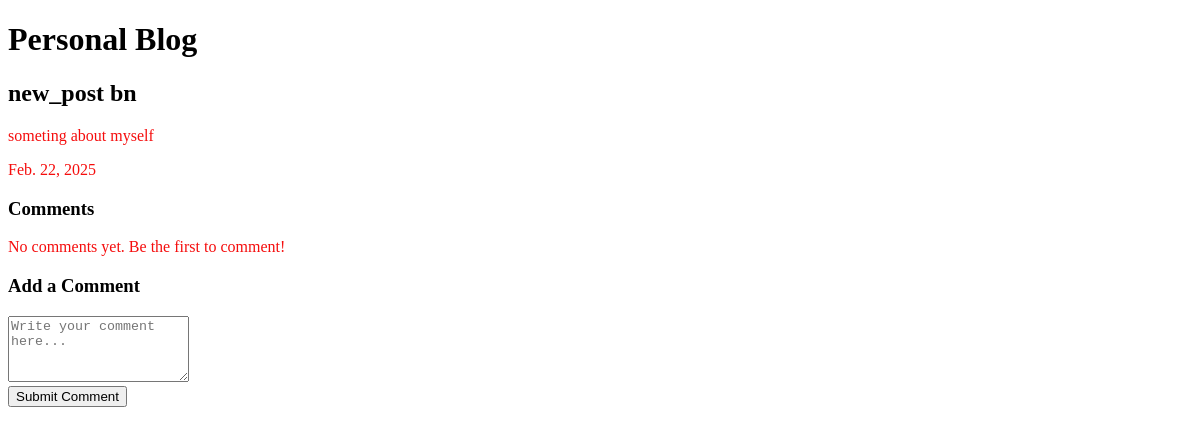
/post_page/2, run on an earlier commit of the app's database.
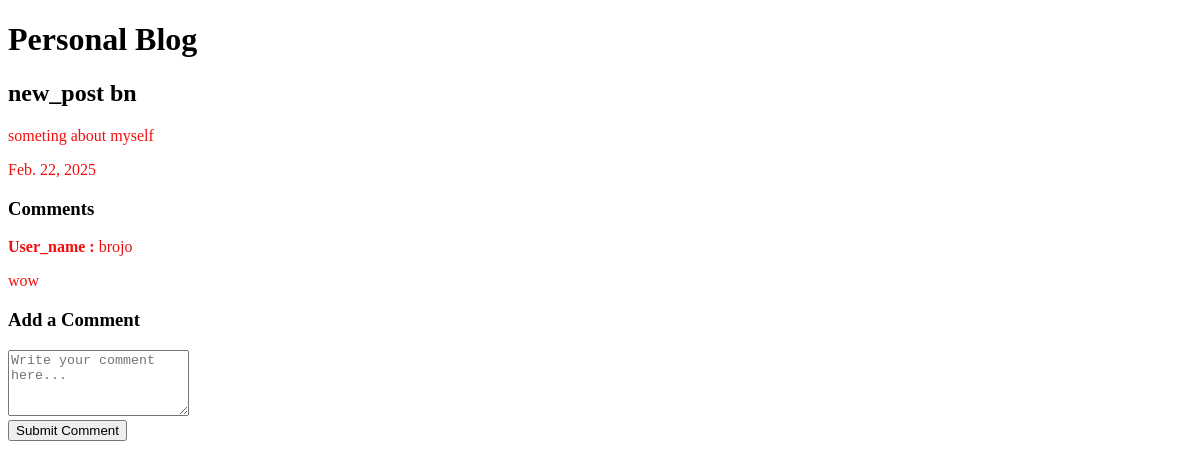
And on a later commit of the database.
### post/models.py (models this page shows)
class comment(models.Model):
    text = models.CharField(max_length=100)
    post= models.ForeignKey(Post,on_delete=models.CASCADE)
    user = models.ForeignKey(User, on_delete=models.CASCADE)

### post/views.py (the view)
# urls.py: path("post_page/<int:id>",post_page_view,name="one-post"),
def post_page_view(request,id):
    print("This massage" , request.method)
    post_data=get_object_or_404(Post,id=id)
    comments = comment.objects.filter(post_id=id).select_related("user")
    context={
        "post":post_data,
        "comments":comments,
    }
    return render(request,"post_page.html",context)

### templates/post_page.html (shortened to what this page needs)
{% extends 'base.html' %}
{% block abcd %}
<header>
    <h1>Personal Blog</h1>
</header>
<div class="article">
    <h2>{{ post.title }}</h2>
    <p>{{ post.content }}</p>
    <p>{{ post.publish_date }}</p>
</div>
<h3>Comments</h3>
{% for text in comments %}
<div class="article">
    <p><strong>User_name :</strong> {{ text.user }}</p>
    <p>{{ text.text }}</p>
</div>
{% empty %}
<p>No comments yet. Be the first to comment!</p>
{% endfor %}
<div class="comment-section">
    <h3>Add a Comment</h3>
    <form action="{% url 'add_comment' post.id %}" method="POST">
        <textarea name="text" placeholder="Write your comment here..." rows="4" required></textarea>
        <br>
        <button type="submit">Submit Comment</button>
    </form>
</div>
{% endblock %}

What changed in the data, as far as the page shows it:
added comment: user "brojo", text "wow"
Also different on the page:
text no longer shown: "No comments yet. Be the first to comment!"
